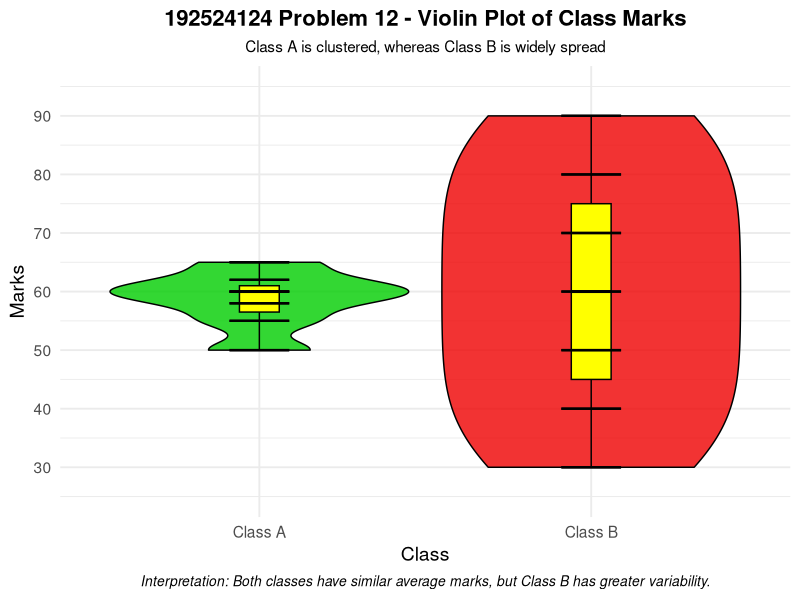

The R source for this figure:
# Problem 12 - Violin Plot

library(ggplot2)

marks <- data.frame(
  Class = c(
    rep("Class A", 7),
    rep("Class B", 7)
  ),
  Marks = c(
    50, 55, 58, 60, 60, 62, 65,
    30, 40, 50, 60, 70, 80, 90
  )
)

ggplot(
  marks,
  aes(
    x = Class,
    y = Marks,
    fill = Class
  )
) +
  
  geom_violin(
    trim = TRUE,
    scale = "width",
    adjust = 0.8,
    color = "black",
    alpha = 0.8
  ) +
  
  geom_boxplot(
    width = 0.12,
    fill = "yellow",
    color = "black",
    outlier.shape = NA
  ) +
  
  geom_errorbar(
    aes(
      ymin = Marks,
      ymax = Marks
    ),
    width = 0.18,
    color = "black",
    linewidth = 0.8
  ) +
  
  scale_fill_manual(
    values = c(
      "Class A" = "green3",
      "Class B" = "red2"
    )
  ) +
  
  labs(
    title = "192524124 Problem 12 - Violin Plot of Class Marks",
    subtitle = "Class A is clustered, whereas Class B is widely spread",
    x = "Class",
    y = "Marks",
    caption = "Interpretation: Both classes have similar average marks, but Class B has greater variability."
  ) +
  
  scale_y_continuous(
    breaks = seq(30, 90, 10),
    limits = c(25, 95)
  ) +
  
  theme_minimal(base_size = 14) +
  
  theme(
    plot.title = element_text(
      hjust = 0.5,
      face = "bold",
      size = 16
    ),
    plot.subtitle = element_text(
      hjust = 0.5,
      size = 11
    ),
    plot.caption = element_text(
      hjust = 0.5,
      face = "italic",
      size = 10
    ),
    legend.position = "none"
  )
